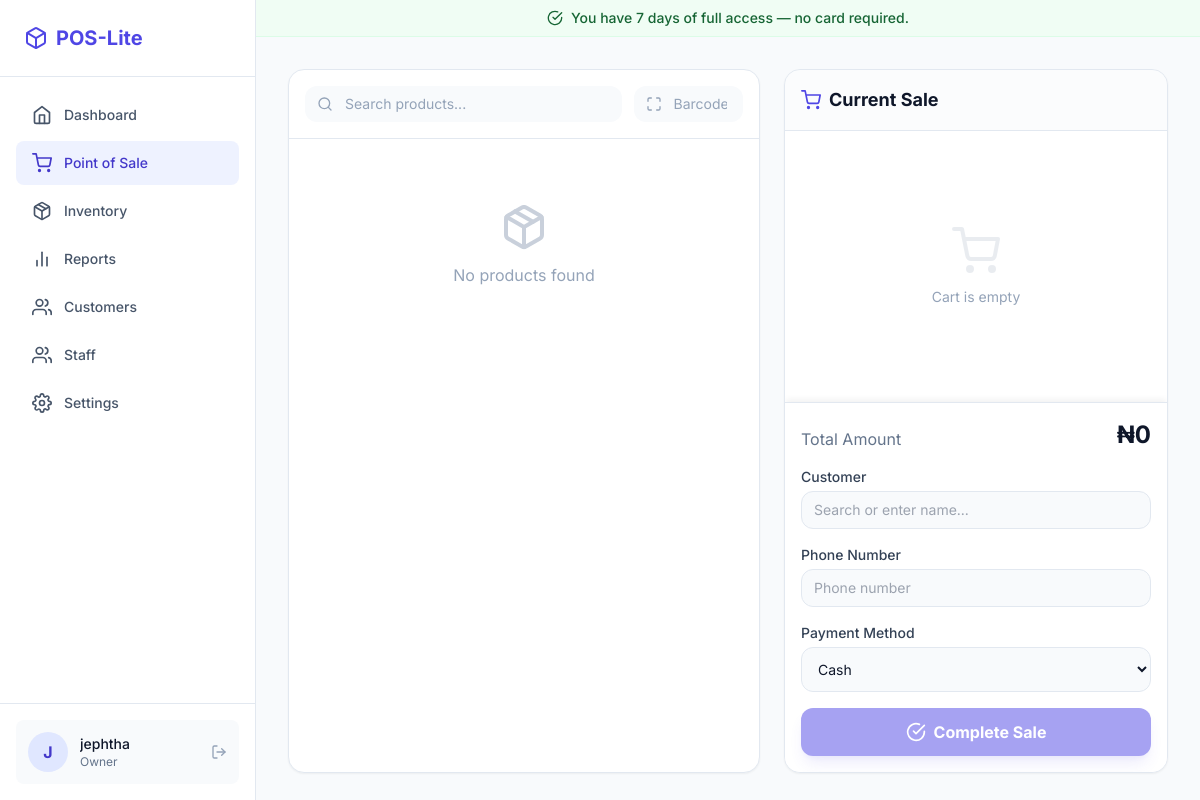
/store/pos/ (signed in), run on an earlier commit of the app's database.
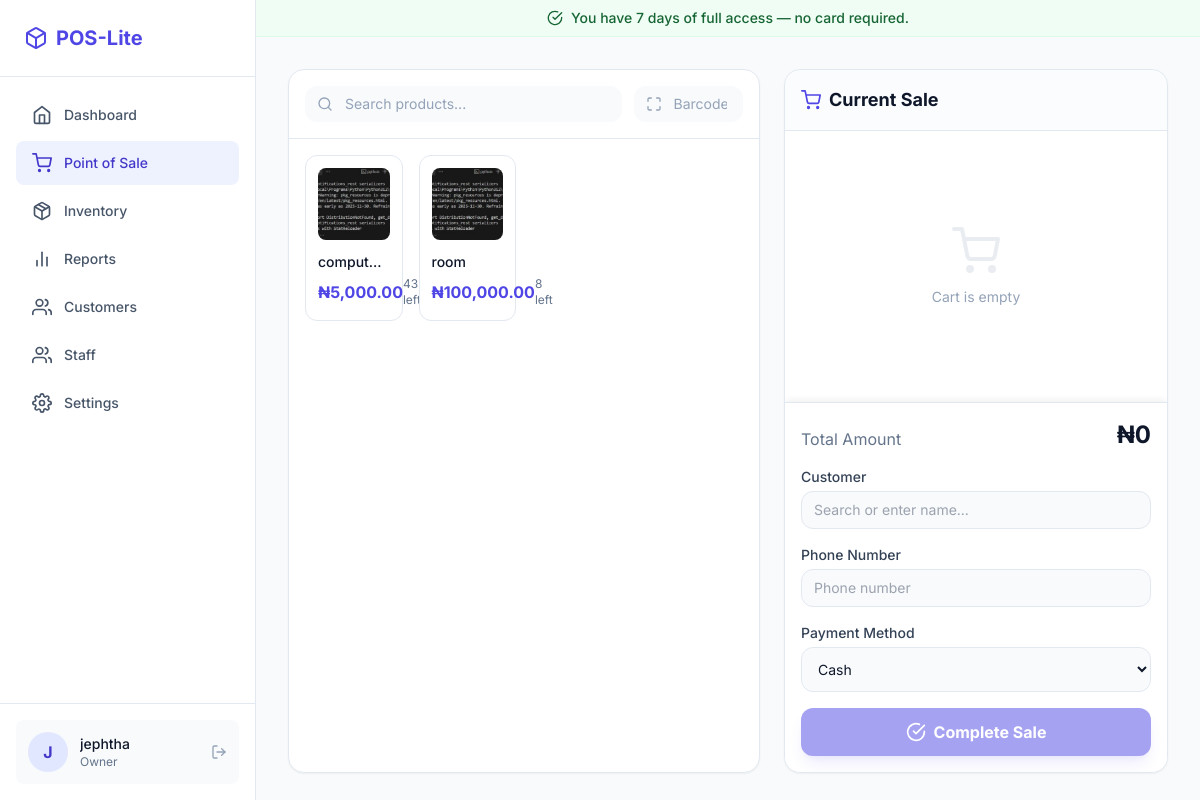
And on a later commit of the database.
### store/models.py (models this page shows, shortened)
class Product(models.Model):
    name = models.CharField(max_length=200)
    category = models.ForeignKey(Category, on_delete=models.SET_NULL, null=True, related_name='products')
    price = models.DecimalField(max_digits=10, decimal_places=2)
    cost_price = models.DecimalField(max_digits=10, decimal_places=2, default=0)
    stock_quantity = models.PositiveIntegerField(default=0)
    low_stock_threshold = models.PositiveIntegerField(default=5)
    barcode = models.CharField(max_length=100, blank=True, unique=True)
    image = models.ImageField(upload_to='products/', blank=True, null=True)
    created_at = models.DateTimeField(auto_now_add=True)
    updated_at = models.DateTimeField(auto_now=True)

### store/views.py (the view, shortened to what this page needs)
# urls.py: path('pos/', views.pos, name='pos'),
@login_required
def pos(request):
    cart = request.session.get('cart', {})
    products = Product.objects.all().order_by('name')
    cart_items = []
    total = 0
    context = {
        'products': products,
        'cart_items': cart_items,
        'cart_total': total,
        'sale_form': SaleForm(),
    }
    return render(request, 'store/pos.html', context)

### store/forms.py
class SaleForm(forms.ModelForm):
    class Meta:
        model = Sale
        fields = ['customer', 'payment_method']
        widgets = {
            'customer': forms.Select(attrs={'class': 'form-control'}),
            'payment_method': forms.Select(attrs={'class': 'form-control'}),
        }

### templates/store/pos.html (shortened to what the changed rows need)
{% extends 'layouts/app.html' %}
{% load humanize %}
{% block content %}
<div class="flex flex-col lg:flex-row gap-6 h-[calc(100vh-8rem)] lg:h-[calc(100vh-6rem)]">
  <div class="flex-1 flex flex-col min-h-0 bg-white dark:bg-slate-900 rounded-2xl border border-slate-200 dark:border-slate-800 shadow-sm overflow-hidden">
    <div id="product-list" class="flex-1 overflow-y-auto p-4 grid grid-cols-2 md:grid-cols-3 lg:grid-cols-4 gap-4 content-start">
      {% for p in products %}
      <div class="product-card group relative bg-white dark:bg-slate-800 border border-slate-200 dark:border-slate-700 rounded-xl p-3 hover:border-primary-500 dark:hover:border-primary-500 transition-all cursor-pointer" data-name="{{ p.name|lower }}" data-barcode="{{ p.barcode|lower }}">
        <div class="aspect-square rounded-lg bg-slate-100 dark:bg-slate-700 mb-3 flex items-center justify-center overflow-hidden">
          {% if p.image %}
          <img src="{{ p.image.url }}" alt="{{ p.name }}" class="w-full h-full object-cover"/>
          {% else %}
          <i data-feather="package" class="w-8 h-8 text-slate-400"></i>
          {% endif %}
        </div>
        <h3 class="font-medium text-sm text-slate-900 dark:text-white truncate">{{ p.name }}</h3>
        <div class="flex items-center justify-between mt-1">
          <span class="font-bold text-primary-600 dark:text-primary-400">₦{{ p.price|intcomma }}</span>
          <span class="text-xs text-slate-500">{{ p.stock_quantity }} left</span>
        </div>
      </div>
      {% empty %}
      <div class="col-span-full flex flex-col items-center justify-center py-12 text-slate-400">
        <i data-feather="package" class="w-12 h-12 mb-3 opacity-50"></i>
        <p>No products found</p>
      </div>
      {% endfor %}
    </div>
  </div>
  <div class="w-full lg:w-96 flex flex-col bg-white dark:bg-slate-900 rounded-2xl border border-slate-200 dark:border-slate-800 shadow-sm overflow-hidden h-1/2 lg:h-auto">
    <div class="p-4 border-b border-slate-200 dark:border-slate-800 bg-slate-50/50 dark:bg-slate-800/50">
      <h2 class="font-bold text-lg flex items-center gap-2">
        <i data-feather="shopping-cart" class="w-5 h-5 text-primary-600"></i>
        Current Sale
      </h2>
    </div>
  </div>
</div>
{% endblock %}

What changed in the data, as far as the page shows it:
added Product: image (picture), name "compute…", price "5,000.00", stock_quantity "43"
added Product: image (picture), name "room", price "100,000.00", stock_quantity "8"
Also different on the page:
text no longer shown: "No products found"
